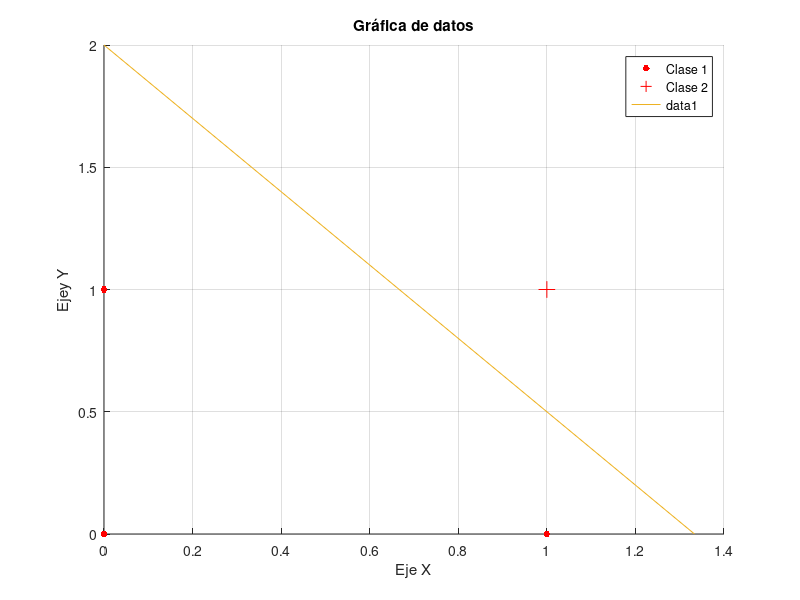

Recreate this plot in MATLAB.
%Practica 5a 
%Equipo 8

clc
clear all
close all
warning off all

AND_GATE = [0 0 0;
            0 1 0;
            1 0 0;
            1 1 1];
w = zeros(1,3);
r = 0;
        
for aux=1:3
    fprintf('Escribe el peso w%d: ',aux);
    w(aux)=input('');
end
r = input('Ingresa el coeficiende te aprendizaje r: ');

display("Valores Iniciales de W:");
display(w);

iteration = 1;
while 1
    wAux = w;
    for aux=1:4
        Xn = [AND_GATE(aux,1) AND_GATE(aux,2) 1];
        fsal = Xn*w.';
        if(fsal >= 0 && AND_GATE(aux,3) == 0)
            w = w - r*Xn;
        end
        if(fsal <= 0 && AND_GATE(aux,3) == 1)
            w = w + r*Xn;
        end
    end
    
    if(~isequal(w,wAux))
        fprintf('Iteracion %d: \n',iteration);
        display(w.');
    else
        break;
    end
    iteration = iteration + 1;
end

fprintf('fsal = %.2f x1 + %.2f x2 %.2f\n',w(1),w(2),w(3));

figure(1)
grid on
hold on


plot(AND_GATE(1:3,1),AND_GATE(1:3,2),'.','MarkerSize',15,'DisplayName','Clase 1','color','r')
plot(AND_GATE(4,1),AND_GATE(4,2),'+','MarkerSize',12,'DisplayName','Clase 2','color','r')
plot([-w(3)/w(1) 0],[0 -w(3)/w(2)])


xlabel('Eje X')
ylabel('Ejey Y')
title('Gráfica de datos')
legend
